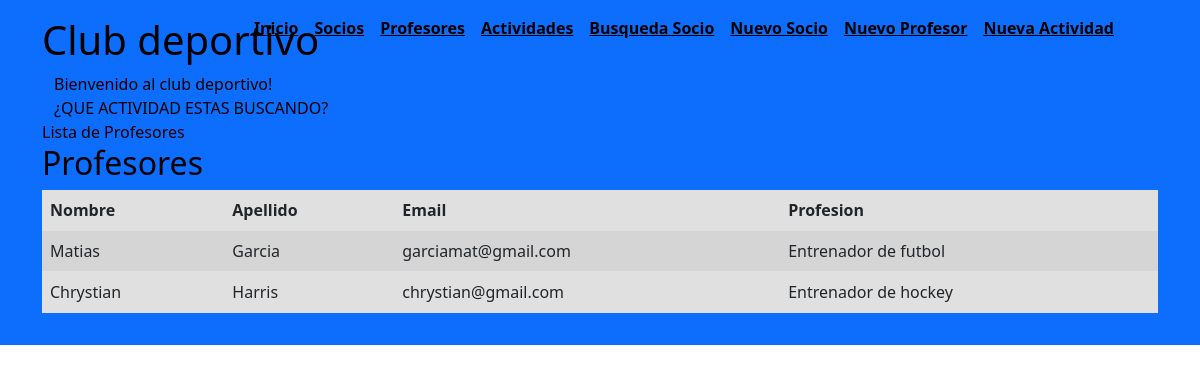
The page /lista-profesores/ on the database its author committed.
### AppProyecto/models.py (models this page shows)
class Profesores(models.Model):
    nombre = models.CharField(max_length=30)
    apellido = models.CharField(max_length=30)
    email = models.EmailField()
    profesion = models.CharField(max_length=30)

### AppProyecto/views.py (the view)
# urls.py: path('lista-profesores/', views.lista_profesores, name='lista-profesores'),
def lista_profesores(req):
    profesores = Profesores.objects.all()
    return render(req, 'appProyecto/profesores.html', {'profesores': profesores})

### AppProyecto/templates/appProyecto/profesores.html (shortened to what this page needs)
<!DOCTYPE html>
<html lang="en">
<head>
</head>
<body>
    {% extends "appProyecto/padre.html" %}
    {% load static %}
    {% block contenidoQueCambia %}
    {% block titulo %}Lista de Profesores{% endblock %}
<h2>Profesores</h2>
<table class="table table-striped" style="background-color: rgb(224, 224, 224);">
    <thead>
        <tr>
            <th>Nombre</th>
            <th>Apellido</th>
            <th>Email</th>
            <th>Profesion</th>
        </tr>
    </thead>
    <tbody>
        {% for profesor in profesores %}
        <tr>
            <td>{{ profesor.nombre }}</td>
            <td>{{ profesor.apellido }}</td>
            <td>{{ profesor.email }}</td>
            <td>{{ profesor.profesion }}</td>
        </tr>
        {% endfor %}
    </tbody>
</table>
    {% endblock %}

### rows shown on the page
Profesores: nombre "Matias", apellido "Garcia", email "garciamat@gmail.com", profesion "Entrenador de futbol"
Profesores: nombre "Chrystian", apellido "Harris", email "chrystian@gmail.com", profesion "Entrenador de hockey"
